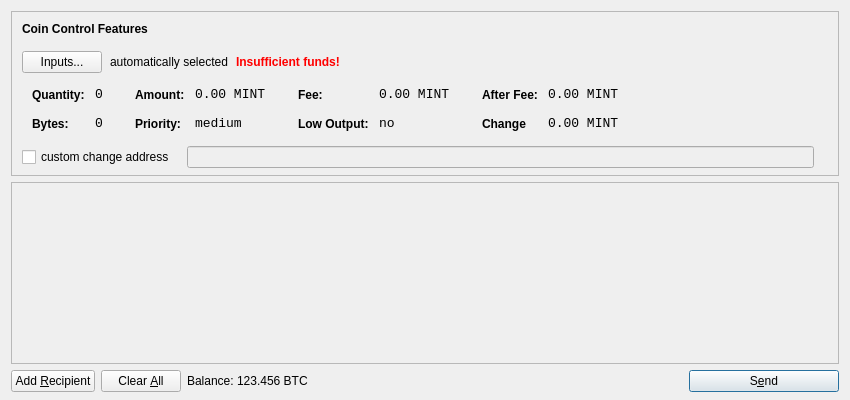
<?xml version="1.0" encoding="UTF-8"?>
<ui version="4.0">
 <class>SendCoinsDialog</class>
 <widget class="QDialog" name="SendCoinsDialog">
  <property name="geometry">
   <rect>
    <x>0</x>
    <y>0</y>
    <width>850</width>
    <height>400</height>
   </rect>
  </property>
  <property name="windowTitle">
   <string>Send Coins</string>
  </property>
  <layout class="QVBoxLayout" name="verticalLayout" stretch="0,1,0">
	  <property name="bottomMargin">
    <number>8</number>
   </property>
   <item>
    <widget class="QFrame" name="frameCoinControl">
     <property name="sizePolicy">
      <sizepolicy hsizetype="Expanding" vsizetype="Expanding">
       <horstretch>0</horstretch>
       <verstretch>0</verstretch>
      </sizepolicy>
     </property>
     <property name="maximumSize">
      <size>
       <width>16777215</width>
       <height>16777215</height>
      </size>
     </property>
     <property name="frameShape">
      <enum>QFrame::StyledPanel</enum>
     </property>
     <property name="frameShadow">
      <enum>QFrame::Sunken</enum>
     </property>
     <layout class="QVBoxLayout" name="verticalLayoutCoinControl2">
      <property name="spacing">
       <number>-1</number>
      </property>
      <property name="leftMargin">
       <number>0</number>
      </property>
      <property name="topMargin">
       <number>0</number>
      </property>
      <property name="rightMargin">
       <number>0</number>
      </property>
      <property name="bottomMargin">
       <number>6</number>
      </property>
      <item>
       <layout class="QVBoxLayout" name="verticalLayoutCoinControl" stretch="0,0,0,0,1">
        <property name="spacing">
         <number>0</number>
        </property>
        <property name="leftMargin">
         <number>10</number>
        </property>
        <property name="topMargin">
         <number>10</number>
        </property>
        <item>
         <layout class="QHBoxLayout" name="horizontalLayoutCoinControl1">
          <property name="bottomMargin">
           <number>15</number>
          </property>
          <item>
           <widget class="QLabel" name="labelCoinControlFeatures">
            <property name="sizePolicy">
             <sizepolicy hsizetype="Preferred" vsizetype="Maximum">
              <horstretch>0</horstretch>
              <verstretch>0</verstretch>
             </sizepolicy>
            </property>
            <property name="font">
             <font>
              <weight>75</weight>
              <bold>true</bold>
             </font>
            </property>
            <property name="styleSheet">
             <string notr="true">font-weight:bold;</string>
            </property>
            <property name="text">
             <string>Coin Control Features</string>
            </property>
           </widget>
          </item>
         </layout>
        </item>
        <item>
         <layout class="QHBoxLayout" name="horizontalLayoutCoinControl2" stretch="0,0,0,0">
          <property name="spacing">
           <number>8</number>
          </property>
          <property name="bottomMargin">
           <number>10</number>
          </property>
          <item>
           <widget class="QPushButton" name="pushButtonCoinControl">
            <property name="styleSheet">
             <string notr="true"/>
            </property>
            <property name="text">
             <string>Inputs...</string>
            </property>
           </widget>
          </item>
          <item>
           <widget class="QLabel" name="labelCoinControlAutomaticallySelected">
            <property name="text">
             <string>automatically selected</string>
            </property>
            <property name="margin">
             <number>5</number>
            </property>
           </widget>
          </item>
          <item>
           <widget class="QLabel" name="labelCoinControlInsuffFunds">
            <property name="font">
             <font>
              <weight>75</weight>
              <bold>true</bold>
             </font>
            </property>
            <property name="styleSheet">
             <string notr="true">color:red;font-weight:bold;</string>
            </property>
            <property name="text">
             <string>Insufficient funds!</string>
            </property>
            <property name="margin">
             <number>5</number>
            </property>
           </widget>
          </item>
          <item>
           <spacer name="horizontalSpacerCoinControl">
            <property name="orientation">
             <enum>Qt::Horizontal</enum>
            </property>
            <property name="sizeHint" stdset="0">
             <size>
              <width>40</width>
              <height>1</height>
             </size>
            </property>
           </spacer>
          </item>
         </layout>
        </item>
        <item>
         <widget class="QWidget" name="widgetCoinControl" native="true">
          <property name="sizePolicy">
           <sizepolicy hsizetype="Preferred" vsizetype="Preferred">
            <horstretch>0</horstretch>
            <verstretch>0</verstretch>
           </sizepolicy>
          </property>
          <property name="minimumSize">
           <size>
            <width>0</width>
            <height>0</height>
           </size>
          </property>
          <property name="styleSheet">
           <string notr="true"/>
          </property>
          <layout class="QHBoxLayout" name="horizontalLayoutCoinControl5">
           <property name="margin">
            <number>0</number>
           </property>
           <item>
            <layout class="QHBoxLayout" name="horizontalLayoutCoinControl3" stretch="0,0,0,1">
             <property name="spacing">
              <number>20</number>
             </property>
             <property name="topMargin">
              <number>0</number>
             </property>
             <property name="bottomMargin">
              <number>10</number>
             </property>
             <item>
              <layout class="QFormLayout" name="formLayoutCoinControl1">
               <property name="horizontalSpacing">
                <number>10</number>
               </property>
               <property name="verticalSpacing">
                <number>14</number>
               </property>
               <property name="leftMargin">
                <number>10</number>
               </property>
               <property name="topMargin">
                <number>4</number>
               </property>
               <property name="rightMargin">
                <number>6</number>
               </property>
               <item row="0" column="0">
                <widget class="QLabel" name="labelCoinControlQuantityText">
                 <property name="styleSheet">
                  <string notr="true">font-weight:bold;</string>
                 </property>
                 <property name="text">
                  <string>Quantity:</string>
                 </property>
                 <property name="margin">
                  <number>0</number>
                 </property>
                </widget>
               </item>
               <item row="0" column="1">
                <widget class="QLabel" name="labelCoinControlQuantity">
                 <property name="font">
                  <font>
                   <family>Monospace</family>
                   <pointsize>10</pointsize>
                  </font>
                 </property>
                 <property name="cursor">
                  <cursorShape>IBeamCursor</cursorShape>
                 </property>
                 <property name="contextMenuPolicy">
                  <enum>Qt::ActionsContextMenu</enum>
                 </property>
                 <property name="text">
                  <string>0</string>
                 </property>
                 <property name="margin">
                  <number>0</number>
                 </property>
                 <property name="textInteractionFlags">
                  <set>Qt::LinksAccessibleByMouse|Qt::TextSelectableByKeyboard|Qt::TextSelectableByMouse</set>
                 </property>
                </widget>
               </item>
               <item row="1" column="0">
                <widget class="QLabel" name="labelCoinControlBytesText">
                 <property name="styleSheet">
                  <string notr="true">font-weight:bold;</string>
                 </property>
                 <property name="text">
                  <string>Bytes:</string>
                 </property>
                </widget>
               </item>
               <item row="1" column="1">
                <widget class="QLabel" name="labelCoinControlBytes">
                 <property name="font">
                  <font>
                   <family>Monospace</family>
                   <pointsize>10</pointsize>
                  </font>
                 </property>
                 <property name="cursor">
                  <cursorShape>IBeamCursor</cursorShape>
                 </property>
                 <property name="contextMenuPolicy">
                  <enum>Qt::ActionsContextMenu</enum>
                 </property>
                 <property name="text">
                  <string>0</string>
                 </property>
                 <property name="textInteractionFlags">
                  <set>Qt::LinksAccessibleByMouse|Qt::TextSelectableByKeyboard|Qt::TextSelectableByMouse</set>
                 </property>
                </widget>
               </item>
              </layout>
             </item>
             <item>
              <layout class="QFormLayout" name="formLayoutCoinControl2">
               <property name="horizontalSpacing">
                <number>10</number>
               </property>
               <property name="verticalSpacing">
                <number>14</number>
               </property>
               <property name="leftMargin">
                <number>6</number>
               </property>
               <property name="topMargin">
                <number>4</number>
               </property>
               <property name="rightMargin">
                <number>6</number>
               </property>
               <item row="0" column="0">
                <widget class="QLabel" name="labelCoinControlAmountText">
                 <property name="styleSheet">
                  <string notr="true">font-weight:bold;</string>
                 </property>
                 <property name="text">
                  <string>Amount:</string>
                 </property>
                 <property name="margin">
                  <number>0</number>
                 </property>
                </widget>
               </item>
               <item row="0" column="1">
                <widget class="QLabel" name="labelCoinControlAmount">
                 <property name="font">
                  <font>
                   <family>Monospace</family>
                   <pointsize>10</pointsize>
                  </font>
                 </property>
                 <property name="cursor">
                  <cursorShape>IBeamCursor</cursorShape>
                 </property>
                 <property name="contextMenuPolicy">
                  <enum>Qt::ActionsContextMenu</enum>
                 </property>
                 <property name="text">
                  <string>0.00 MINT</string>
                 </property>
                 <property name="textInteractionFlags">
                  <set>Qt::LinksAccessibleByMouse|Qt::TextSelectableByKeyboard|Qt::TextSelectableByMouse</set>
                 </property>
                </widget>
               </item>
               <item row="1" column="0">
                <widget class="QLabel" name="labelCoinControlPriorityText">
                 <property name="styleSheet">
                  <string notr="true">font-weight:bold;</string>
                 </property>
                 <property name="text">
                  <string>Priority:</string>
                 </property>
                </widget>
               </item>
               <item row="1" column="1">
                <widget class="QLabel" name="labelCoinControlPriority">
                 <property name="font">
                  <font>
                   <family>Monospace</family>
                   <pointsize>10</pointsize>
                  </font>
                 </property>
                 <property name="cursor">
                  <cursorShape>IBeamCursor</cursorShape>
                 </property>
                 <property name="contextMenuPolicy">
                  <enum>Qt::ActionsContextMenu</enum>
                 </property>
                 <property name="text">
                  <string>medium</string>
                 </property>
                 <property name="textInteractionFlags">
                  <set>Qt::LinksAccessibleByMouse|Qt::TextSelectableByKeyboard|Qt::TextSelectableByMouse</set>
                 </property>
                </widget>
               </item>
              </layout>
             </item>
             <item>
              <layout class="QFormLayout" name="formLayoutCoinControl3">
               <property name="horizontalSpacing">
                <number>10</number>
               </property>
               <property name="verticalSpacing">
                <number>14</number>
               </property>
               <property name="leftMargin">
                <number>6</number>
               </property>
               <property name="topMargin">
                <number>4</number>
               </property>
               <property name="rightMargin">
                <number>6</number>
               </property>
               <item row="0" column="0">
                <widget class="QLabel" name="labelCoinControlFeeText">
                 <property name="styleSheet">
                  <string notr="true">font-weight:bold;</string>
                 </property>
                 <property name="text">
                  <string>Fee:</string>
                 </property>
                 <property name="margin">
                  <number>0</number>
                 </property>
                </widget>
               </item>
               <item row="0" column="1">
                <widget class="QLabel" name="labelCoinControlFee">
                 <property name="font">
                  <font>
                   <family>Monospace</family>
                   <pointsize>10</pointsize>
                  </font>
                 </property>
                 <property name="cursor">
                  <cursorShape>IBeamCursor</cursorShape>
                 </property>
                 <property name="contextMenuPolicy">
                  <enum>Qt::ActionsContextMenu</enum>
                 </property>
                 <property name="text">
                  <string>0.00 MINT</string>
                 </property>
                 <property name="textInteractionFlags">
                  <set>Qt::LinksAccessibleByMouse|Qt::TextSelectableByKeyboard|Qt::TextSelectableByMouse</set>
                 </property>
                </widget>
               </item>
               <item row="1" column="0">
                <widget class="QLabel" name="labelCoinControlLowOutputText">
                 <property name="styleSheet">
                  <string notr="true">font-weight:bold;</string>
                 </property>
                 <property name="text">
                  <string>Low Output:</string>
                 </property>
                </widget>
               </item>
               <item row="1" column="1">
                <widget class="QLabel" name="labelCoinControlLowOutput">
                 <property name="font">
                  <font>
                   <family>Monospace</family>
                   <pointsize>10</pointsize>
                  </font>
                 </property>
                 <property name="cursor">
                  <cursorShape>IBeamCursor</cursorShape>
                 </property>
                 <property name="contextMenuPolicy">
                  <enum>Qt::ActionsContextMenu</enum>
                 </property>
                 <property name="text">
                  <string>no</string>
                 </property>
                 <property name="textInteractionFlags">
                  <set>Qt::LinksAccessibleByMouse|Qt::TextSelectableByKeyboard|Qt::TextSelectableByMouse</set>
                 </property>
                </widget>
               </item>
              </layout>
             </item>
             <item>
              <layout class="QFormLayout" name="formLayoutCoinControl4">
               <property name="horizontalSpacing">
                <number>10</number>
               </property>
               <property name="verticalSpacing">
                <number>14</number>
               </property>
               <property name="leftMargin">
                <number>6</number>
               </property>
               <property name="topMargin">
                <number>4</number>
               </property>
               <property name="rightMargin">
                <number>6</number>
               </property>
               <item row="0" column="0">
                <widget class="QLabel" name="labelCoinControlAfterFeeText">
                 <property name="styleSheet">
                  <string notr="true">font-weight:bold;</string>
                 </property>
                 <property name="text">
                  <string>After Fee:</string>
                 </property>
                 <property name="margin">
                  <number>0</number>
                 </property>
                </widget>
               </item>
               <item row="0" column="1">
                <widget class="QLabel" name="labelCoinControlAfterFee">
                 <property name="font">
                  <font>
                   <family>Monospace</family>
                   <pointsize>10</pointsize>
                  </font>
                 </property>
                 <property name="cursor">
                  <cursorShape>IBeamCursor</cursorShape>
                 </property>
                 <property name="contextMenuPolicy">
                  <enum>Qt::ActionsContextMenu</enum>
                 </property>
                 <property name="text">
                  <string>0.00 MINT</string>
                 </property>
                 <property name="textInteractionFlags">
                  <set>Qt::LinksAccessibleByMouse|Qt::TextSelectableByKeyboard|Qt::TextSelectableByMouse</set>
                 </property>
                </widget>
               </item>
               <item row="1" column="0">
                <widget class="QLabel" name="labelCoinControlChangeText">
                 <property name="styleSheet">
                  <string notr="true">font-weight:bold;</string>
                 </property>
                 <property name="text">
                  <string>Change</string>
                 </property>
                </widget>
               </item>
               <item row="1" column="1">
                <widget class="QLabel" name="labelCoinControlChange">
                 <property name="font">
                  <font>
                   <family>Monospace</family>
                   <pointsize>10</pointsize>
                  </font>
                 </property>
                 <property name="cursor">
                  <cursorShape>IBeamCursor</cursorShape>
                 </property>
                 <property name="contextMenuPolicy">
                  <enum>Qt::ActionsContextMenu</enum>
                 </property>
                 <property name="text">
                  <string>0.00 MINT</string>
                 </property>
                 <property name="textInteractionFlags">
                  <set>Qt::LinksAccessibleByMouse|Qt::TextSelectableByKeyboard|Qt::TextSelectableByMouse</set>
                 </property>
                </widget>
               </item>
              </layout>
             </item>
            </layout>
           </item>
          </layout>
         </widget>
        </item>
        <item>
         <layout class="QHBoxLayout" name="horizontalLayoutCoinControl4" stretch="0,0,0">
          <property name="spacing">
           <number>12</number>
          </property>
          <property name="sizeConstraint">
           <enum>QLayout::SetDefaultConstraint</enum>
          </property>
          <property name="topMargin">
           <number>5</number>
          </property>
          <property name="rightMargin">
           <number>5</number>
          </property>
          <item>
           <widget class="QCheckBox" name="checkBoxCoinControlChange">
            <property name="text">
             <string>custom change address</string>
            </property>
           </widget>
          </item>
          <item>
           <widget class="QLineEdit" name="lineEditCoinControlChange">
            <property name="enabled">
             <bool>false</bool>
            </property>
            <property name="sizePolicy">
             <sizepolicy hsizetype="Expanding" vsizetype="Fixed">
              <horstretch>0</horstretch>
              <verstretch>0</verstretch>
             </sizepolicy>
            </property>
           </widget>
          </item>
          <item>
           <widget class="QLabel" name="labelCoinControlChangeLabel">
            <property name="sizePolicy">
             <sizepolicy hsizetype="Preferred" vsizetype="Expanding">
              <horstretch>0</horstretch>
              <verstretch>0</verstretch>
             </sizepolicy>
            </property>
            <property name="minimumSize">
             <size>
              <width>0</width>
              <height>0</height>
             </size>
            </property>
            <property name="text">
             <string/>
            </property>
            <property name="margin">
             <number>3</number>
            </property>
           </widget>
          </item>
         </layout>
        </item>
        <item>
         <spacer name="verticalSpacerCoinControl">
          <property name="orientation">
           <enum>Qt::Vertical</enum>
          </property>
          <property name="sizeHint" stdset="0">
           <size>
            <width>800</width>
            <height>1</height>
           </size>
          </property>
         </spacer>
        </item>
       </layout>
      </item>
     </layout>
    </widget>
   </item>
   <item>
    <widget class="QScrollArea" name="scrollArea">
     <property name="widgetResizable">
      <bool>true</bool>
     </property>
     <widget class="QWidget" name="scrollAreaWidgetContents">
      <property name="geometry">
       <rect>
        <x>0</x>
        <y>0</y>
        <width>830</width>
        <height>165</height>
       </rect>
      </property>
      <layout class="QVBoxLayout" name="verticalLayout_2">
       <property name="margin">
        <number>0</number>
       </property>
       <item>
        <layout class="QVBoxLayout" name="entries">
         <property name="spacing">
          <number>6</number>
         </property>
        </layout>
       </item>
       <item>
        <spacer name="verticalSpacer">
         <property name="orientation">
          <enum>Qt::Vertical</enum>
         </property>
         <property name="sizeHint" stdset="0">
          <size>
           <width>20</width>
           <height>40</height>
          </size>
         </property>
        </spacer>
       </item>
      </layout>
     </widget>
    </widget>
   </item>
   <item>
    <layout class="QHBoxLayout" name="horizontalLayout">
     <item>
      <widget class="QPushButton" name="addButton">
       <property name="toolTip">
        <string>Send to multiple recipients at once</string>
       </property>
       <property name="text">
        <string>Add &amp;Recipient</string>
       </property>
       <property name="icon">
        <iconset resource="../bitcoin.qrc">
         <normaloff>:/icons/add</normaloff>:/icons/add</iconset>
       </property>
       <property name="autoDefault">
        <bool>false</bool>
       </property>
      </widget>
     </item>
     <item>
      <widget class="QPushButton" name="clearButton">
       <property name="sizePolicy">
        <sizepolicy hsizetype="Minimum" vsizetype="Fixed">
         <horstretch>0</horstretch>
         <verstretch>0</verstretch>
        </sizepolicy>
       </property>
       <property name="toolTip">
        <string>Remove all transaction fields</string>
       </property>
       <property name="text">
        <string>Clear &amp;All</string>
       </property>
       <property name="icon">
        <iconset resource="../bitcoin.qrc">
         <normaloff>:/icons/remove</normaloff>:/icons/remove</iconset>
       </property>
       <property name="autoRepeatDelay">
        <number>300</number>
       </property>
       <property name="autoDefault">
        <bool>false</bool>
       </property>
      </widget>
     </item>
     <item>
      <layout class="QHBoxLayout" name="horizontalLayout_2">
       <property name="spacing">
        <number>3</number>
       </property>
       <item>
        <widget class="QLabel" name="label">
		 <property name="sizePolicy">
          <sizepolicy hsizetype="Preferred" vsizetype="Fixed">
           <horstretch>0</horstretch>
           <verstretch>0</verstretch>
          </sizepolicy>
         </property>
         <property name="text">
          <string>Balance:</string>
         </property>
        </widget>
       </item>
       <item>
        <widget class="QLabel" name="labelBalance">
			<property name="sizePolicy">
				<sizepolicy hsizetype="Preferred" vsizetype="Fixed">
					<horstretch>0</horstretch>
					<verstretch>0</verstretch>
				</sizepolicy>
			</property>
         <property name="cursor">
          <cursorShape>IBeamCursor</cursorShape>
         </property>
         <property name="text">
          <string>123.456 BTC</string>
         </property>
         <property name="textInteractionFlags">
          <set>Qt::LinksAccessibleByMouse|Qt::TextSelectableByKeyboard|Qt::TextSelectableByMouse</set>
         </property>
        </widget>
       </item>
      </layout>
     </item>
     <item>
      <spacer name="horizontalSpacer">
       <property name="orientation">
        <enum>Qt::Horizontal</enum>
       </property>
       <property name="sizeHint" stdset="0">
        <size>
         <width>40</width>
         <height>20</height>
        </size>
       </property>
      </spacer>
     </item>
     <item>
      <widget class="QPushButton" name="sendButton">
       <property name="minimumSize">
        <size>
         <width>150</width>
         <height>0</height>
        </size>
       </property>
       <property name="toolTip">
        <string>Confirm the send action</string>
       </property>
       <property name="text">
        <string>S&amp;end</string>
       </property>
       <property name="icon">
        <iconset resource="../bitcoin.qrc">
         <normaloff>:/icons/send</normaloff>:/icons/send</iconset>
       </property>
       <property name="default">
        <bool>true</bool>
       </property>
      </widget>
     </item>
    </layout>
   </item>
  </layout>
 </widget>
 <resources>
  <include location="../bitcoin.qrc"/>
 </resources>
 <connections/>
</ui>
